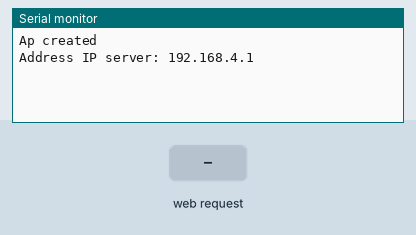
A sketch run on a simulated ESP32-S2. Parts: the last lines printed to the serial monitor. The test bench sets the inputs (shaded band). A WiFi scan finds three made-up networks.

Above: at 0.8 s.
0.9 s: HTTP request GET /scan received
At 1.5 s:
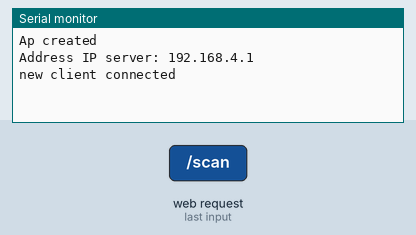
At 4.2 s:
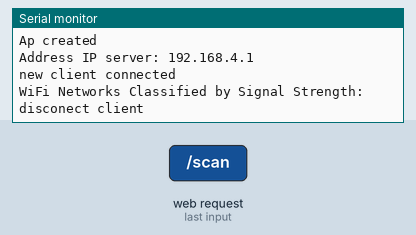

Measured:
- after the input at 0.9 s, the serial monitor: prints a new line at once (image 1)

The sketch:

1.3-ESP32-S2.ino
```cpp
#include <WiFi.h>

const char* apSSID = "ESP32_AP";
const char* apPassword = "password123";

bool scanning = false;

struct NetworkInfo {
  String ssid;
  int rssi;
  int channel;
  int signalStrength;
  String signalStrengthClass;
};

NetworkInfo networks[20];
int numNetworks = 0;

void setup() {
  Serial.begin(115200);


  WiFi.softAP(apSSID, apPassword);

  Serial.println("Ap created");

  Serial.print("Address IP server: ");
  Serial.println(WiFi.softAPIP());

  startServer();
}

void loop() {
}

void swapNetworks(int i, int j) {
  NetworkInfo temp = networks[i];
  networks[i] = networks[j];
  networks[j] = temp;
}

void classifySignalStrength() {
  for (int i = 0; i < numNetworks; i++) {
    if (networks[i].rssi >= -50) {
      networks[i].signalStrengthClass = "Hard";
    } else if (networks[i].rssi >= -70) {
      networks[i].signalStrengthClass = "Mid";
    } else {
      networks[i].signalStrengthClass = "Low";
    }
  }
}

void scanNetworksAsync() {
  scanning = true;
  numNetworks = WiFi.scanNetworks();
  scanning = false;

  if (numNetworks == 0) {
    Serial.println("No Wifi Found");
  } else {
    Serial.println("WiFi Networks Classified by Signal Strength:");

    for (int i = 0; i < numNetworks; i++) {
      networks[i].ssid = WiFi.SSID(i);
      networks[i].rssi = WiFi.RSSI(i);
      networks[i].channel = WiFi.channel(i);
      networks[i].signalStrength = map(networks[i].rssi, -100, -40, 1, 10);
    }

    for (int i = 0; i < numNetworks; i++) {
      for (int j = i + 1; j < numNetworks; j++) {
        if (networks[j].rssi > networks[i].rssi) {
          swapNetworks(i, j);
        }
      }
    }

    classifySignalStrength();
  }
}

void startServer() {
  WiFiServer server(80);

  server.begin();

  while (true) {
    WiFiClient client = server.available();

    if (client) {
      Serial.println("new client connected");

      String request = client.readStringUntil('\r');
      client.flush();

      if (request.indexOf("GET /scan") != -1) {
        scanNetworksAsync();
      }

      sendResponse(client);

      client.stop();
      Serial.println("disconect client");

      if (scanning) {
        WiFi.softAP(apSSID, apPassword);
        scanning = false;
      }
    }
  }
}

void sendResponse(WiFiClient client) {
  client.println("HTTP/1.1 200 OK");
  client.println("Content-Type: text/html");
  client.println("");

  client.println("<html><body>");
  client.println("<h2>WiFi Networks Classified by Signal Strength:</h2>");

  client.println("<table border='1'>");
  client.println("<tr><th>SSID</th><th>RSSI</th><th>Canal</th><th>Intensity</th><th>Class</th></tr>");

  for (int i = 0; i < numNetworks; i++) {
    client.print("<tr><td>");
    client.print(networks[i].ssid);
    client.print("</td><td>");
    client.print(networks[i].rssi);
    client.print("</td><td>");
    client.print(networks[i].channel);
    client.print("</td><td>");
    client.print(networks[i].signalStrength);
    client.print("</td><td>");
    client.print(networks[i].signalStrengthClass);
    client.println("</td></tr>");
  }

  client.println("</table>");

  client.println("<form action='/scan' method='get'><input type='submit' value='New Scan'></form>");

  client.println("</body></html>");
}
```
